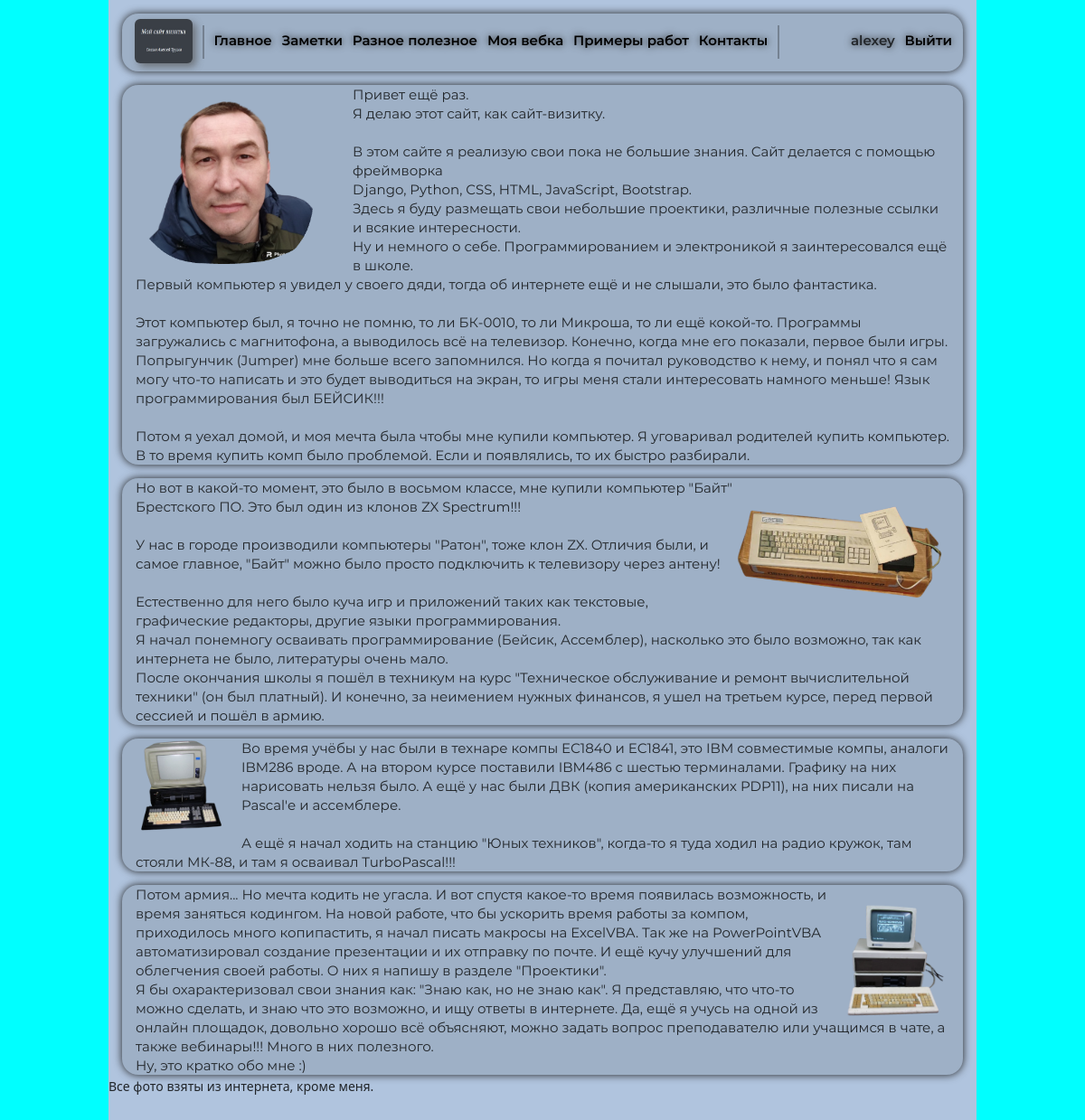
The app's page / (signed in) with its own data.
### main/models.py (models this page shows, shortened)
class Menu(models.Model):
    menu_item = models.CharField(max_length=255)
    urls = models.CharField(max_length=255)
    icon = models.CharField(max_length=255, blank=True)
    class Meta:
        verbose_name = 'Меню'
        verbose_name_plural = 'Меню'
        ordering = ['pk', 'menu_item']

class AboutMe(models.Model):
    title = models.CharField(max_length=255)
    content = models.TextField(blank=True)
    style_photo = models.CharField(max_length=255)
    path_photo = models.CharField(max_length=255)
    photo = models.ImageField(upload_to='photos/%Y/%m/%d/')
    time_create = models.DateTimeField(auto_now_add=True)
    time_update = models.DateTimeField(auto_now=True)
    is_published = models.BooleanField(default=True)
    class Meta:
        verbose_name = 'Обо мне'
        verbose_name_plural = 'Обо мне'
        ordering = ['time_create']

### main/views.py (the view)
# urls.py: path('', MainPage.as_view(), name='home'),
class MainPage(ListView):
    model_about_me = AboutMe
    model_menu = Menu
    model_log_reg_menu = LogInReg
    context_object_name = ''
    template_name='main/main.html'
    def get_queryset(self):
        return Menu.objects.prefetch_related('tags').all()
    def get_context_data(self, *, object_list=None, **kwargs):
        context = super().get_context_data(**kwargs)
        menu = list(Menu.objects.prefetch_related('tags').all())
        log_reg_menu = list(LogInReg.objects.all())
        posts = list(AboutMe.objects.all())
        context['title'] = 'Мой сайт визитка'
        context['head_1'] = 'main/head-1.html'
        context['menu'] = menu
        context['log'] = log_reg_menu
        context['posts'] = posts
        return context

### main/templates/main/main.html
{% extends 'main/base.html' %}
{% block main %}
<div class="raw col-12">
{% for p in posts %}
  <div class="head {{p.title}}">
    <div class="main-me">
      <p id="content">
        <img src="{% static '' %}{{p.path_photo}}" title="photo" alt="Иллюстрация" class="{{ p.style_photo }} image">
          {{ p.content|linebreaksbr }}
      </p>
    </div>
  </div>
{% endfor %}
</div>
<small>Все фото взяты из интернета, кроме меня.</small>
{% endblock %}

### main/templates/main/head-1.html (shortened to what this page needs)
{% load static %}
<div class="raw col-12">
  <div class="head">
    <div class="logo">
      <a href="{% url 'home' %}">
        <img class="logo_img" src="{% static 'main/img/logo1.png' %}" alt="logo">
      </a>
    </div>
    <div class="menu-vert-line">
      <img src="{% static 'main/img/Линия 1-vert-line-.png' %}" alt="logo">
    </div>
    <div class="main-menu-left">
      {% for m in menu %}
      <div class="menu" title="menu">
        <a href="{% url m.urls %}">
          <p class="menu-left">{{ m.menu_item }}</p>
        </a>
      </div>
      {% endfor %}
    </div>
    <div class="menu-vert-line">
      <img src="{% static 'main/img/Линия 1-vert-line-.png' %}" alt="logo">
    </div>
    <div class="main-menu-right">
      {% if request.user.is_authenticated %}
      <div class="menu-log">
          <p class="menu-right">{{ user.username }}</p>
      </div>
      <div class="menu-log">
        <a href="{% url 'logout' %}">
          <p class="menu-right">Выйти</p>
        </a>
      </div>
      {% endif %}
    </div>
  </div>
</div>

### main/static/main/css/main-header.css (style rules this page uses)
body { padding: 0px; margin: 0px; border: none; background-color: aqua; }
*, *::before, *::after { box-sizing: border-box; }
.head { display: flex; margin: 20px 20px 0 20px; font-family: Montserrat, sans-serif; font-size: 20px; font-weight: 600; line-height: 24px; overflow: hidden; background-color: #9EB0C6; border-radius: 18px; -webkit-filter: drop-shadow(0 0 5px #202020); filter: drop-shadow(0 0 5px #202020); }
.logo { margin: 6px 2vw 9px 14px; }
.logo a img { border-radius: 6px; width: 64px; height: 49px; opacity: 70%; }
.logo_img { -webkit-filter: drop-shadow(4px 4px 4px #575757); filter: drop-shadow(4px 4px 4px #575757); }
.main-menu-left { display: flex; }
.main-menu-right { display: flex; flex-direction: row; justify-content: flex-end; margin-left: auto; }
.menu-vert-line { margin-top: 13px; margin-right: 2.1vw; }
.menu { display: block; position: relative; margin-right: 2.1vw; margin-top: 19px; color: black; }
.menu-log { display: block; position: relative; margin-top: 19px; }
.menu-log:last-child { margin-left: 1.5vw; margin-right: 1vw; }
.menu a, .menu-log a { text-decoration: none; color: black; font-size: 1em; }
.menu-right, .menu-left { -webkit-filter: drop-shadow(0 0 4px #202020); filter: drop-shadow(0 0 4px #202020); }

### main/static/main/css/main-main.css (style rules this page uses)
.head { font-family: Montserrat, sans-serif; line-height: 29px; }
.chapter-1 { height: auto; list-style-type: none; }
.chapter-2 { height: auto; list-style-type: none; }
.main-me p { position: relative; font-weight: 400; margin-left: 15px; margin-right: 15px; }
.main-me { display: none; }
.main-me p:nth-last-child(2), .main-me p:last-child { margin-bottom: 0; }
.pic { display: block; position: relative; }
.image { cursor: zoom-in; }
.pic-1 { float: left; width: 20vw; height: auto; padding-right: 44.5px; padding-bottom: 10px; top: 5px; }
.pic-2 { float: right; width: 20vw; height: auto; padding-bottom: 10px; top: 5px; }
.pic-3 { float: left; width: 13%; padding-right: 20px; }
.pic-4 { float: right; width: 13%; top: 15px; }

### records on screen
Menu: menu_item "Главное"
Menu: menu_item "Заметки"
Menu: menu_item "Разное полезное"
Menu: menu_item "Моя вебка"
Menu: menu_item "Примеры работ"
Menu: menu_item "Контакты"
AboutMe: path_photo (picture), content "Привет ещё раз. Я делаю этот сайт, как сайт-визитку. В этом сайте я реализую свои пока не большие знания. Сайт делается с помощью фреймворка Django, Python, CSS, HTML, JavaScript, Bootstrap. Здесь я буду размещать свои небольшие проектики, различные полезные ссылки и всякие интересности. Ну и немного о себе. Программированием и электроникой я заинтересовался ещё в школе. Первый компьютер я увидел у своего дяди, тогда об интернете ещё и не слышали, это было фантастика. Этот компьютер был, я точно не помню, то ли БК-0010, то ли Микроша, то ли ещё кокой-то. Программы загружались с магнитофона, а выводилось всё на телевизор. Конечно, когда мне его показали, первое были игры. Попрыгунчик…"
AboutMe: path_photo (picture), content "Но вот в какой-то момент, это было в восьмом классе, мне купили компьютер \"Байт\" Брестского ПО. Это был один из клонов ZX Spectrum!!! У нас в городе производили компьютеры \"Ратон\", тоже клон ZX. Отличия были, и самое главное, \"Байт\" можно было просто подключить к телевизору через антену! Естественно для него было куча игр и приложений таких как текстовые, графические редакторы, другие языки программирования. Я начал понемногу осваивать программирование (Бейсик, Ассемблер), насколько это было возможно, так как интернета не было, литературы очень мало. После окончания школы я пошёл в техникум на курс \"Техническое обслуживание и ремонт вычислительной техники\" (он был платный). И конечно, за…"
AboutMe: path_photo (picture), content "Во время учёбы у нас были в технаре компы ЕС1840 и ЕС1841, это IBM совместимые компы, аналоги IBM286 вроде. А на втором курсе поставили IBM486 с шестью терминалами. Графику на них нарисовать нельзя было. А ещё у нас были ДВК (копия американских PDP11), на них писали на Pascal'е и ассемблере. А ещё я начал ходить на станцию \"Юных техников\", когда-то я туда ходил на радио кружок, там стояли МК-88, и там я осваивал TurboPascal!!!"
AboutMe: path_photo (picture), content "Потом армия... Но мечта кодить не угасла. И вот спустя какое-то время появилась возможность, и время заняться кодингом. На новой работе, что бы ускорить время работы за компом, приходилось много копипастить, я начал писать макросы на ExcelVBA. Так же на PowerPointVBA автоматизировал создание презентации и их отправку по почте. И ещё кучу улучшений для облегчения своей работы. О них я напишу в разделе \"Проектики\". Я бы охарактеризовал свои знания как: \"Знаю как, но не знаю как\". Я представляю, что что-то можно сделать, и знаю что это возможно, и ищу ответы в интернете. Да, ещё я учусь на одной из онлайн площадок, довольно хорошо всё объясняют, можно задать вопрос преподавателю или учащимся в…"

### other values on screen
{{ user.username }} "alexey"
